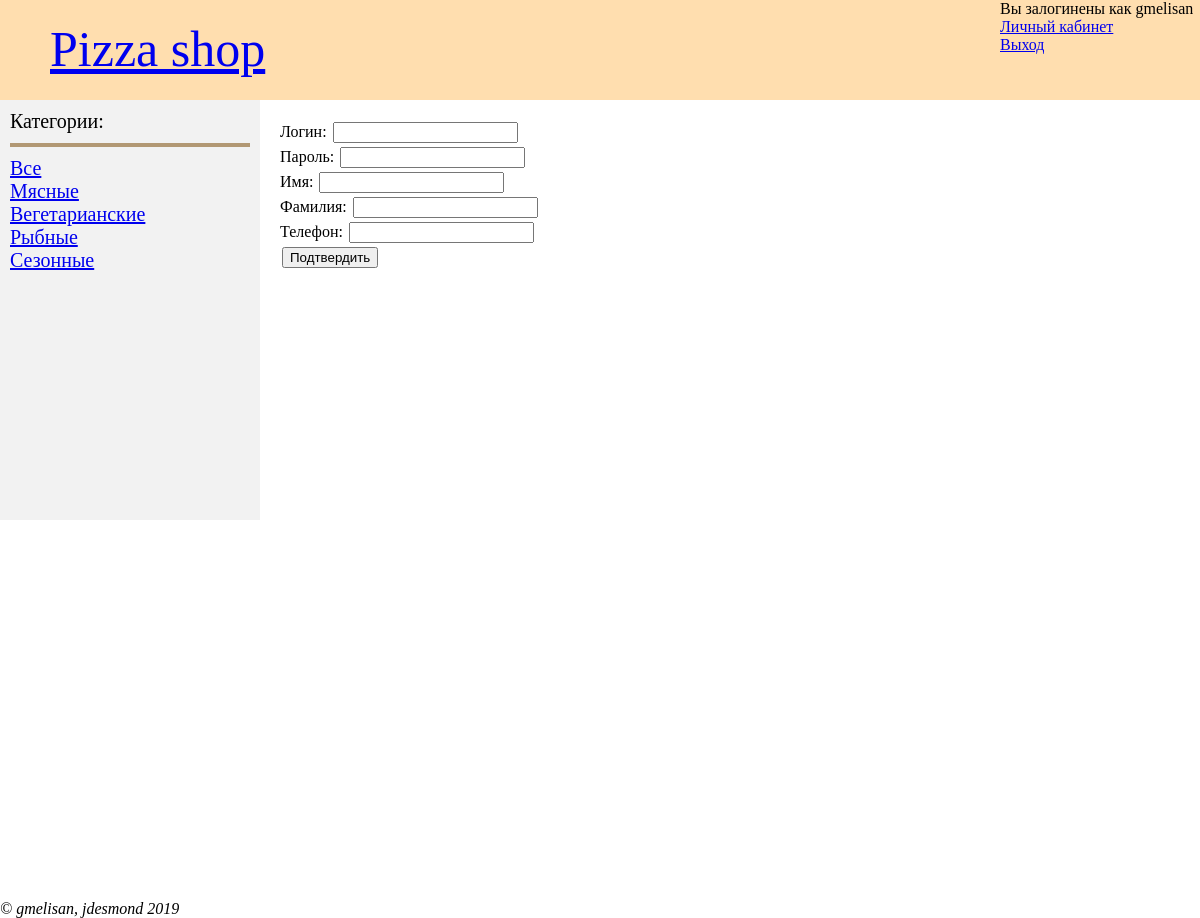
Screenshot of /register_form.php (signed in) with the database file from the repository.
### tables this page shows
CREATE TABLE `categories` (
  `id` int(4) NOT NULL,
  `name` varchar(32) NOT NULL
);

### show_categories.php (the view, shortened to what this page needs)
<?php
function show_one_cat($str) {
    $cat = array("cat" => $str);
    $query = http_build_query($cat);
    echo "<a href=index.php?$query> $str </a>";
    echo "<br>";
}
function show_categories() {
    include("config.php");
    $mysqli = mysqli_connect($host, $user, $pass, $dbname, $port, $socket);
    $query = "SELECT * FROM categories;";
    $res = mysqli_fetch_all(mysqli_query($mysqli, $query));
    foreach ($res as $ent) {
        show_one_cat($ent[1]);
    }
}
?>

### style.css (style rules this page uses)
body { margin: 0; }

### rows the page displays
categories: name "Мясные"
categories: name "Вегетарианские"
categories: name "Рыбные"
categories: name "Сезонные"

### other values shown
$_SESSION["login"] "gmelisan"
